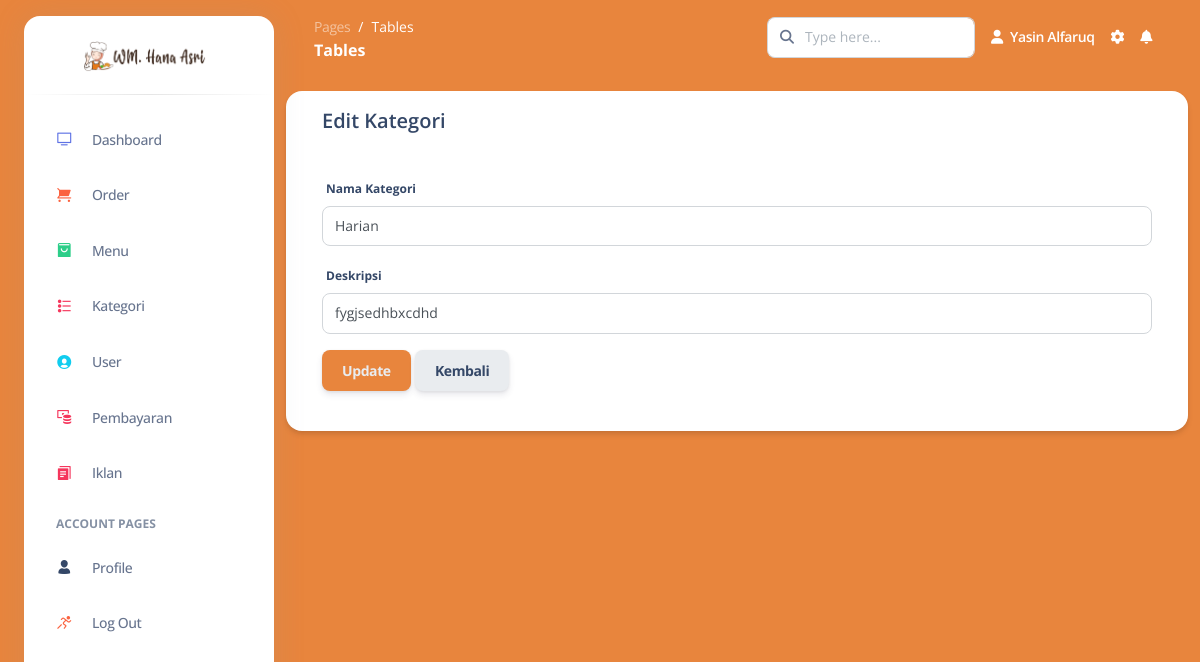
/dashboard/pages/kategori/edit_kategori.php?id_kategori=1 (signed in), run on an earlier commit of the app's database.
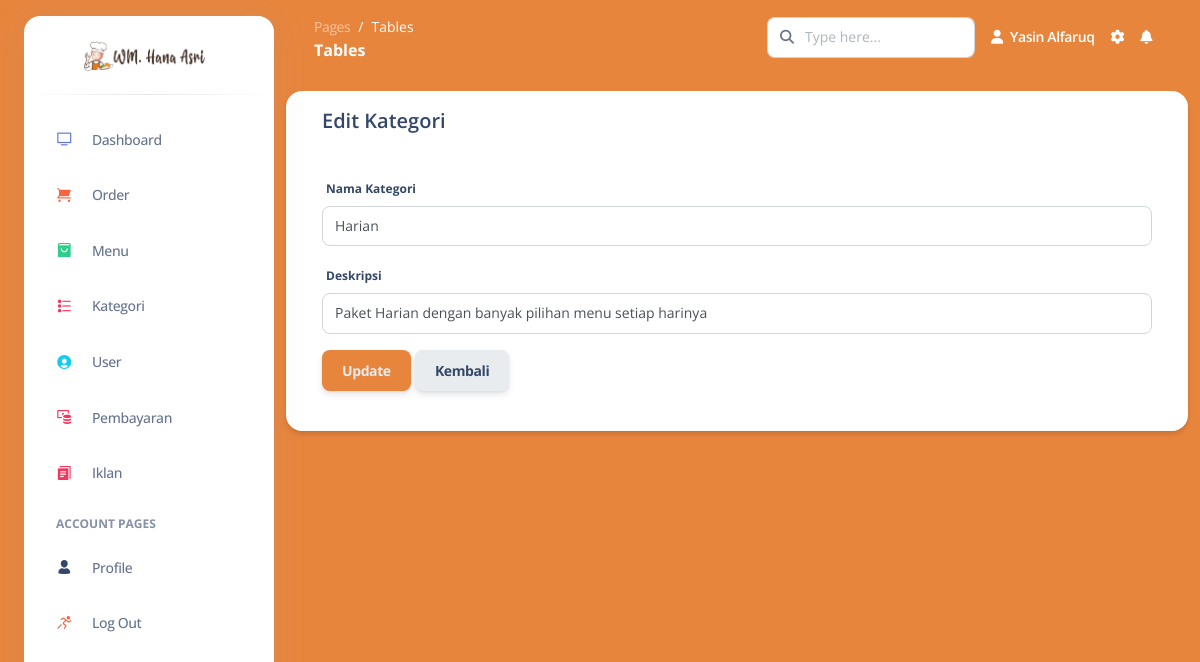
And on a later commit of the database.
### tables this page shows
CREATE TABLE IF NOT EXISTS `kategori` (
  `id_kategori` int(11) NOT NULL AUTO_INCREMENT,
  `nama_kategori` varchar(100) NOT NULL,
  `deskripsi` varchar(100) NOT NULL,
  PRIMARY KEY (`id_kategori`)
);

### dashboard/pages/kategori/edit_kategori.php (the view, shortened to what this page needs)
<?php
    include('../header.php');
    $id_kategori = $_GET['id_kategori'];
    $query = "SELECT * FROM kategori WHERE id_kategori = '$id_kategori'";
    $result = mysqli_query($koneksi, $query);
    $u = mysqli_fetch_array($result);
?>
<div class="container-fluid py-3">
  <div class="row">
    <div class="card shadow mb-4">
      <div class="card-header py-3">
        <h5 class="m-0 font-weight-bold">Edit Kategori</h5>
      </div>
      <div>
        <div class="m-4">
          <form action="edit_kategori.php" method="POST" class="kategori">
            <div class="form-group">
              <label for="txt_nama">Nama Kategori</label>
              <input type="nama_kategori" class="form-control form-control-kategori"  placeholder="Nama Kategori" name="txt_nama" value="<?php echo $u['nama_kategori']; ?>">
            </div>
            <div class="form-group">
              <label for="txt_des">Deskripsi</label>
              <input type="deskripsi" class="form-control form-control-kategori" placeholder="Deskripsi" name="txt_des" value="<?php echo $u['deskripsi']; ?>">
            </div>
            <button type="submit" name="update" class="btn btn-kategori btn-block text-light" style="background-color: #E8853D;"><b>Update</b></button>
            <button class="btn btn-light btn-kategori btn-block"><a href="kategori.php">Kembali</button>
            </form>
          </div>
        </div>
      </div>
    </div>
  </div>
<?php
include('../footer.php');
?>

What changed in the data, as far as the page shows it:
changed kategori "Harian": txt_des "fygjsedhbxcdhd" → "Paket Harian dengan banyak pilihan menu setiap harinya"
